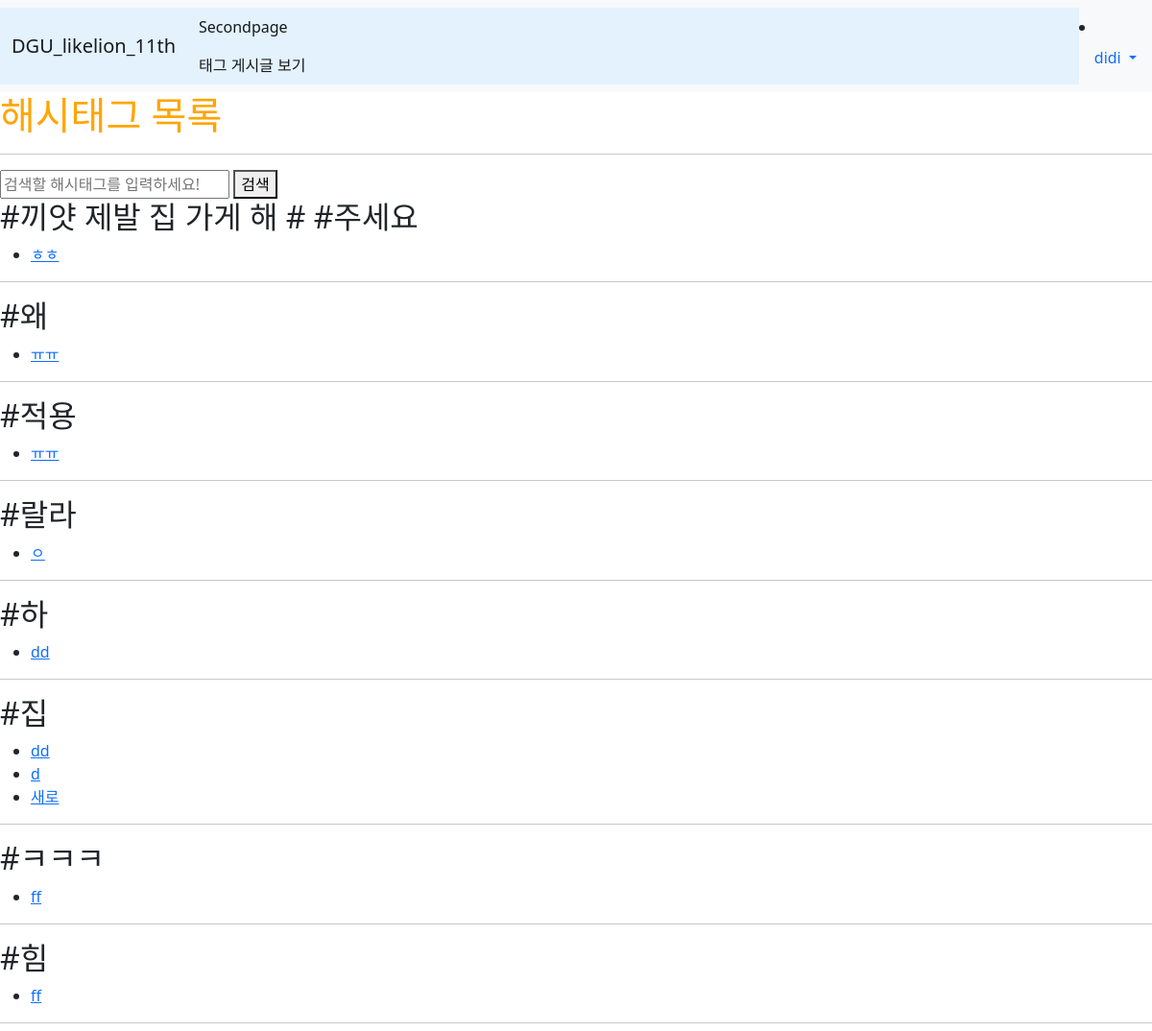
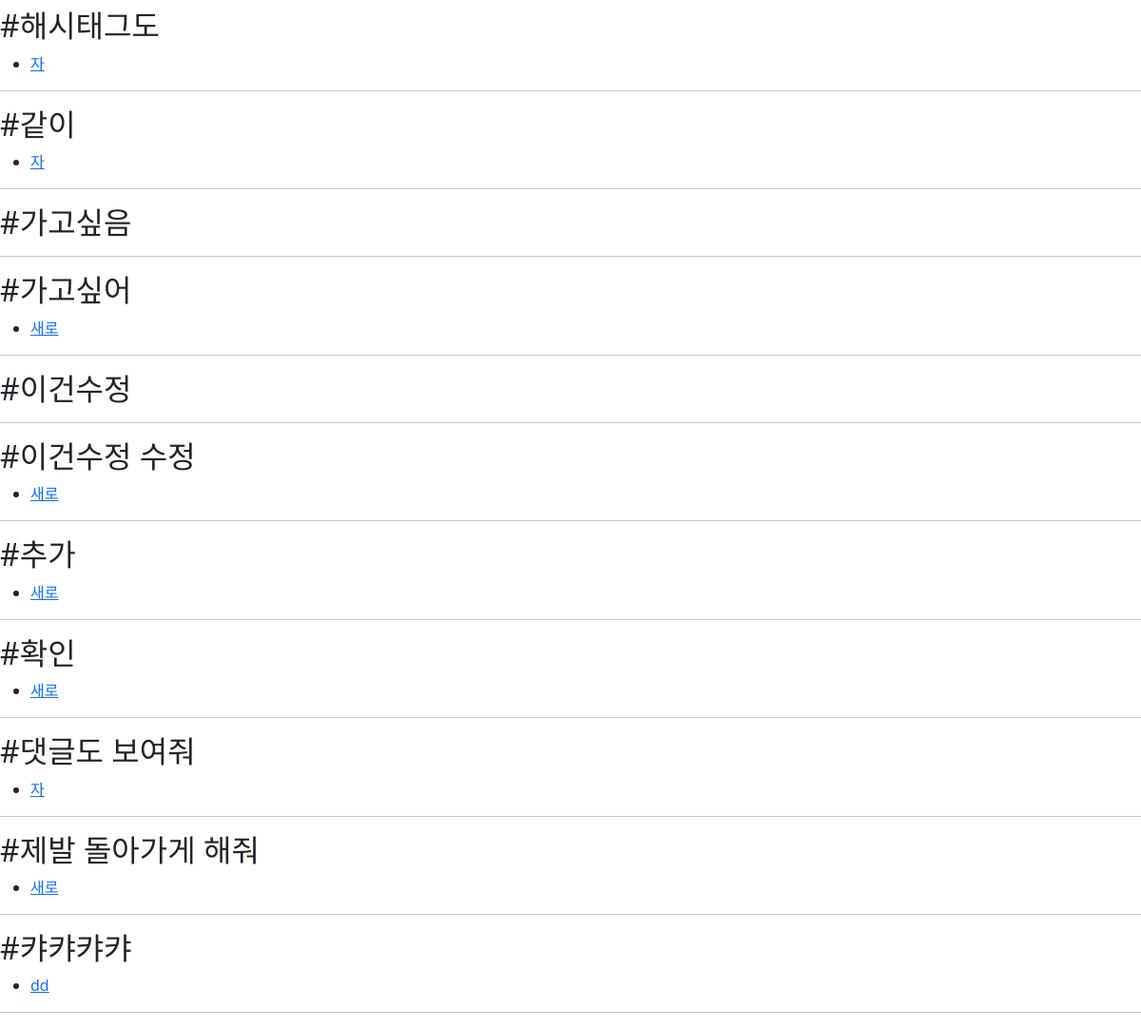
Screenshot of /tag/ (signed in) with the database file from the repository (2 pictures, top to bottom).
### main/models.py (models this page shows, shortened)
class Tag(models.Model):
    name=models.CharField(max_length=30, null=False, blank=False)

class Blog(models.Model):
    title = models.CharField(max_length=200)
    writer = models.ForeignKey(User, null=False, blank=False, on_delete=models.CASCADE)
    pub_date = models.DateTimeField()
    body = models.TextField()
    image = models.ImageField(upload_to="blog/", blank=True, null=True)
    tags = models.ManyToManyField(Tag, related_name='blogs', blank=True)

class Comment(models.Model):
    content = models.TextField()
    pub_date = models.DateTimeField()
    writer = models.ForeignKey(User, null=False, blank=False, on_delete=models.CASCADE)
    blog = models.ForeignKey(Blog, null=False, blank=False, on_delete=models.CASCADE)
    tags = models.ManyToManyField(Tag, related_name='comments', blank=True)

### main/views.py (the view)
# urls.py: path('tag/', tag_list, name="tag_list"),
def tag_list(request):
    tags = Tag.objects.all()
    return render(request, 'main/tag_list.html', {'tags':tags,})

### main/templates/main/tag_list.html
{% extends 'base.html' %}
{% block content %}
<div class="tag_container">
    <h1>해시태그 목록</h1>
    <hr>
    <form action="{% url 'main:find' %}" method="GET">
        <input type="text" name="find" placeholder="검색할 해시태그를 입력하세요!">
        <button type="submit">검색</button>
    </form>
    {% for t in tags %}
    <div class="tag">
        <h2 class="title">#{{t.name}}</h2>
        <ul>
            {% for blog in t.blogs.all %}
            <li><a href="{% url 'main:detail' blog.id %}">{{blog.title}}</a></li>
            {% endfor %}
            {% for comment in t.comments.all %}
            {% if comment.blog not in t.blogs.all %}
            <li><a href="{% url 'main:detail' comment.blog.id %}">{{comment.blog.title}}</a></li>
            {% endif %}
            {% endfor %}
        </ul>
    </div>
    <hr>
    {% endfor %}
</div>
{% endblock %}

### likelion_11th_session/templates/shared/_navbar.html (shortened to what this page needs)
<nav class="navbar navbar-expand-lg navbar-light bg-light">
    <div class="container-fluid" style="background-color: #e3f2fd;">
    <a class="navbar-brand" href="{% url 'main:mainpage' %}">DGU_likelion_11th</a>
    <div class="collapse navbar-collapse" id="navbarNav">
        <ul class="navbar-nav">
        <li class="nav-item">
            <a class="nav-link active" aria-current="page" href="{% url 'main:secondpage' %}">Secondpage</a>
            <a class="nav-link active" arla-current="page" href="{% url 'main:tag_list' %}">태그 게시글 보기</a>
        </li>
        </ul>
    </div>
    </div>
    <li class="nav-item dropdown">
        {% if user.is_authenticated %}
        <a class="nav-link dropdown-toggle" href="#" id="navbarDropdown" role="button" data-bs-toggle="dropdown" aria-expanded="false">
         {{user.username}}
        </a>
        {% endif %}
      </li>
  </nav>

### likelion_11th_session/static/css/project.css (style rules this page uses)
h1 { color : orange; }

### rows the page displays
Tag: name "끼얏 제발 집 가게 해 # #주세요"
Blog: title "ㅎㅎ"
Tag: name "왜"
Blog: title "ㅠㅠ"
Tag: name "적용"
Tag: name "랄라"
Blog: title "ㅇ"
Tag: name "하"
Blog: title "dd"
Tag: name "집"
Blog: title "d"
Blog: title "새로"
Tag: name "ㅋㅋㅋ"
Blog: title "ff"
Tag: name "힘"
Tag: name "해시태그도"
Blog: title "자"
Tag: name "같이"
Tag: name "가고싶음"
Tag: name "가고싶어"
Tag: name "이건수정"
Tag: name "이건수정 수정"
Tag: name "추가"
Tag: name "확인"
Tag: name "댓글도 보여줘"
Comment: blog "자"
Tag: name "제발 돌아가게 해줘"
Comment: blog "새로"
Tag: name "캬캬캬캬"
Comment: blog "dd"

### other values shown
{{ user.username }} "didi"
